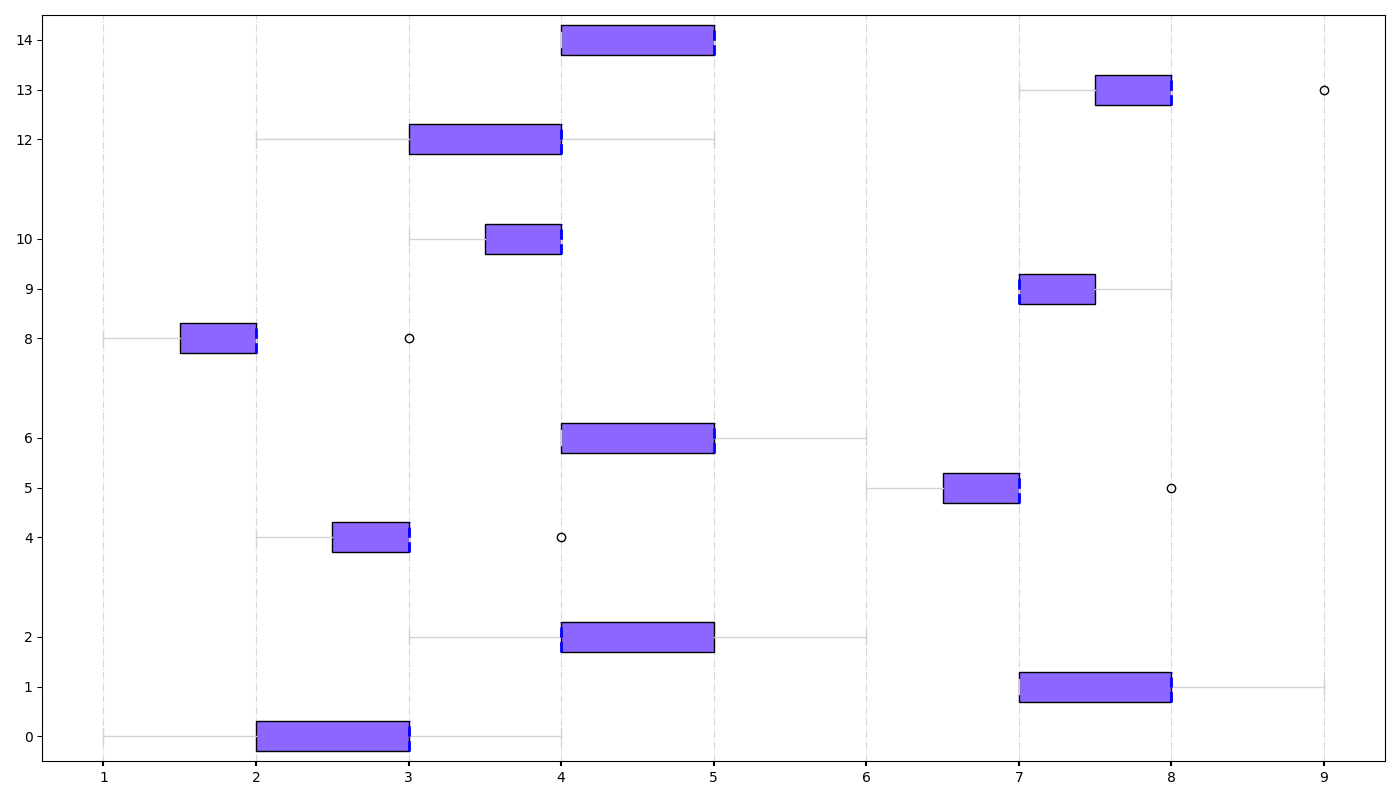

Reproduce this figure in Python.
import matplotlib.pyplot as plt
import numpy as np

office_worker_hours = [
    [3, 4, 2, 3, 2, 3, 1],
    [4, 3, 2, 2, 3, 3, 3],
    [2, 1, 3, 2, 2, 2, 1],
    [4, 3, 3, 4, 5, 2, 4]
]

physical_laborer_hours = [
    [8, 7, 9, 8, 8, 7, 7],
    [7, 6, 7, 8, 6, 7, 7],
    [8, 7, 8, 7, 7, 7, 7],
    [8, 9, 8, 7, 8, 8, 7]
]

student_hours = [
    [3, 4, 6, 5, 4, 5, 4],
    [5, 4, 4, 6, 5, 5, 4],
    [4, 3, 4, 4, 4, 4, 3],
    [5, 5, 4, 5, 4, 4, 5]
]

data = [office_worker_hours, physical_laborer_hours, student_hours]

fig, ax = plt.subplots(figsize=(14, 8))
single_color = '#8c66ff'
positions = np.arange(len(data[0])) * 4

for i, hours in enumerate(data):
    pos = positions + i
    bp = ax.boxplot(hours, positions=pos, widths=0.6, patch_artist=True, vert=False)

    for patch in bp['boxes']:
        patch.set_facecolor(single_color)
    for whisker in bp['whiskers']:
        whisker.set(color='lightgray', linewidth=1)
    for cap in bp['caps']:
        cap.set(color='lightgray', linewidth=1)
    for median in bp['medians']:
        median.set(color='blue', linestyle='--', linewidth=2)

ax.grid(axis='x', linestyle='-.', alpha=0.5)
ax.xaxis.set_tick_params(width=1.5)

plt.tight_layout()
plt.show()
